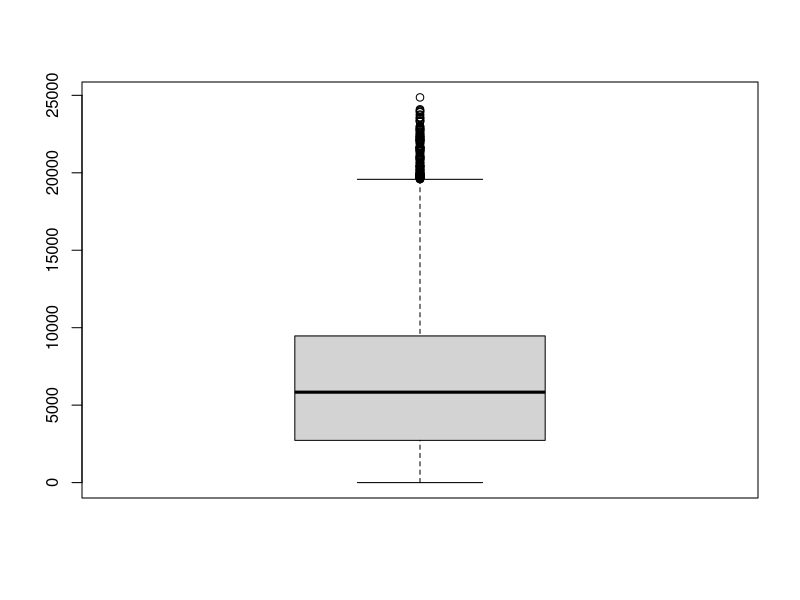
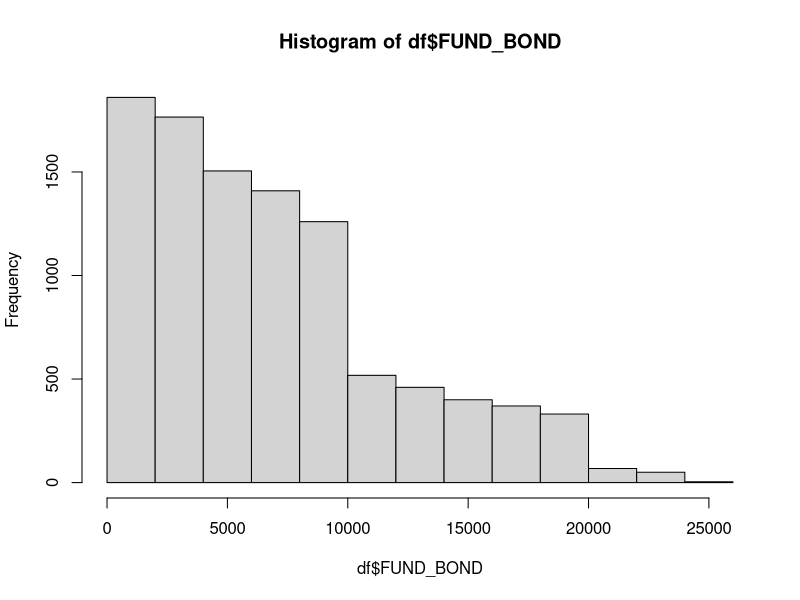
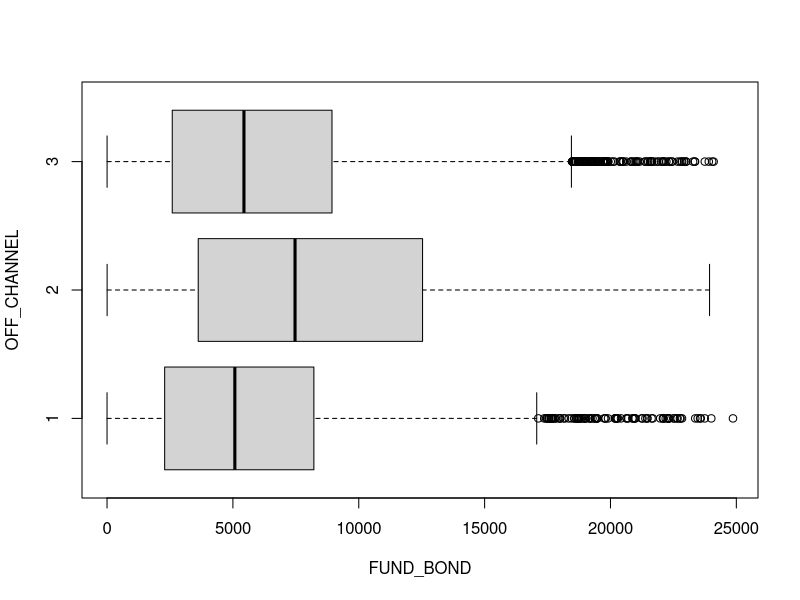
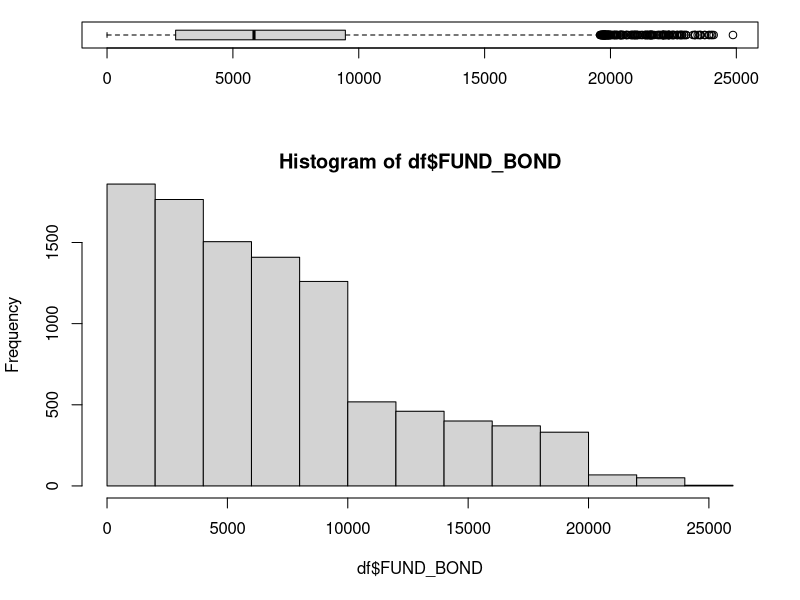

Recreate these plots in R, in order.
#!/c/Apps/R/R-3.5.3/bin/x64/Rscript

if(FALSE){"
[Title] Univariate Outlier Detection with Data Frame
[Author] Yibeck Lee(yibeck.lee@gmail.com)
"}

setwd("~/dev/dev-R")
df = read.csv("customer-finances.csv",sep=",")
df$TARGET_YN = as.factor(df$TARGET_YN)
df$ON_CHANNEL = as.factor(df$ON_CHANNEL)
df$OFF_CHANNEL = as.factor(df$OFF_CHANNEL)
str(df)
summary(df)

par(mfrow=c(1,1))
boxplot(df$FUND_BOND)
hist(df$FUND_BOND)

boxplot(FUND_BOND~OFF_CHANNEL, df, horizontal=TRUE)

pdf("otulier-dataframe-iqr.pdf")
nf <- layout(mat = matrix(c(1,2),2,1, byrow=TRUE),  height = c(1,3))
par(mar=c(5.1, 4.1, 1.1, 2.1))
boxplot(df$FUND_BOND, horizontal = TRUE)
hist(df$FUND_BOND)
dev.off()
browseURL("otulier-dataframe-iqr.pdf")

#library(ggplot2)
#ggplot(df, aes(x=FUND_BOND)) +
#  geom_histogram(aes(color=OFF_CHANNEL), alpha=0.5, position="identity")
